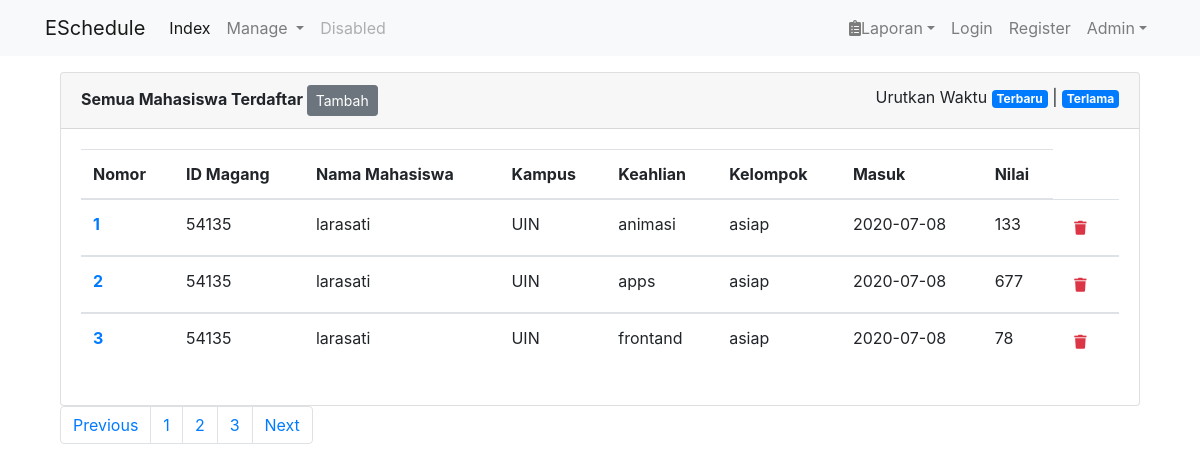
The page / on the database its author committed.
### tables this page shows
CREATE TABLE `tbl_mahasiswa` (
  `id_mahasiswa` int(20) NOT NULL,
  `id_kampus` int(20) NOT NULL,
  `nama_lengkapmahasiswa` varchar(50) NOT NULL,
  `nama_panggilanmahasiswa` varchar(20) NOT NULL,
  `NIM` int(15) NOT NULL,
  `tgl_mulai` date NOT NULL,
  `tgl_selesai` date NOT NULL,
  `jurusan_mahasiswa` varchar(30) NOT NULL,
  `file_fotomahasiswa` text NOT NULL,
  `nama_kelompok` varchar(30) NOT NULL,
  `no_hp` int(15) NOT NULL,
  `email` varchar(30) NOT NULL,
  `instagram` varchar(30) NOT NULL,
  `file_cv` text NOT NULL
);

CREATE TABLE `tbl_kampus` (
  `id_kampus` int(20) NOT NULL,
  `nama_kampus` varchar(30) NOT NULL,
  `kota_kampus` varchar(20) NOT NULL
);

CREATE TABLE `tbl_keahlian` (
  `id_keahlian` int(11) NOT NULL,
  `nama_keahlian` varchar(30) NOT NULL
);

CREATE TABLE `tbl_keahlianmahasiswa` (
  `id_keahlianmahasiswa` int(11) NOT NULL,
  `id_mahasiswa` int(11) NOT NULL,
  `id_keahlian` int(11) NOT NULL,
  `nilai` int(10) NOT NULL
);

### fungsi/fungsi-mahasiswa.php (called while the page is built)
<?php
function tampilMahasiswa()
{
    global $conn;
    $query = "SELECT mhs.id_mahasiswa,mhs.id_kampus,mhs.nama_lengkapmahasiswa,mhs.nama_lengkapmahasiswa,mhs.nama_kelompok,mhs.tgl_mulai,mhs.tgl_selesai,kmh.id_keahlian,kmh.nilai,kh.nama_keahlian,kps.nama_kampus FROM ((tbl_mahasiswa mhs LEFT JOIN tbl_keahlianmahasiswa kmh ON mhs.id_mahasiswa = kmh.id_mahasiswa) LEFT JOIN tbl_keahlian kh ON kmh.id_keahlian = kh.id_keahlian) LEFT JOIN tbl_kampus kps ON mhs.id_kampus = kps.id_kampus
    ";
    $res   = mysqli_query($conn, $query);
    $row   = [];
    while ($rows = mysqli_fetch_assoc($res)) {
        $row[] = $rows;
    }
    return $row;
}

### index.php (the view, shortened to what this page needs)
<!DOCTYPE html>
<html lang="en">
<head>
    <link href="assets/libs/bootstrap/css/bootstrap.min.css" rel="stylesheet" />
    <link rel="stylesheet" href="assets/css/app.css">
    <link rel="stylesheet" href="assets/libs/fontawesome/css/all.min.css">
</head>
<body>
    <nav class="navbar navbar-expand-md navbar-light fixed-top bg-light">
        <div class="container">
            <a class="navbar-brand" href="index.php">ESchedule</a>
            <div class="collapse navbar-collapse" id="navbarCollapse">
                <ul class="navbar-nav mr-auto">
                    <li class="nav-item active">
                        <a class="nav-link" href="index.php">Index <span class="sr-only">(current)</span></a>
                    </li>
                    <li class="nav-item dropdown">
                        <a class="nav-link dropdown-toggle" href="#" id="dropdown--1" data-toggle="dropdown" aria-haspopup="true" aria-expanded="false">Manage </a>
                    </li>
                    <li class="nav-item">
                        <a class="nav-link disabled" href="#" tabindex="-1" aria-disabled="true">Disabled</a>
                    </li>
                </ul>
                <ul class="navbar-nav">
                    <li class="nav-item dropdown">
                        <a href="#" class="nav-link dropdown-toggle" id="dropdown--2" data-toggle="dropdown" aria-haspopup="true" aria-expanded="false"><i class="fas fa-clipboard-list"></i>Laporan</a>
                    </li>
                    <li class="nav-item">
                        <a href="login.php" class="nav-link">Login</a>
                    </li>
                    <li class="nav-item">
                        <a href="register.php" class="nav-link">Register</a>
                    </li>
                    <li class="nav-item dropdown">
                        <a class="nav-link dropdown-toggle" href="#" id="dropdown--3" data-toggle="dropdown" aria-haspopup="true" aria-expanded="false">Admin</a>
                    </li>
                </ul>
            </div>
        </div>
    </nav>
    <main role="main" class="container">
        <div class="col-md-12">
            <div class="card">
                <div class="card-header">
                    <span><strong>Semua Mahasiswa Terdaftar </strong></span>
                    <a href="admin-mahasiswa-form.php" class="btn btn-sm btn-secondary">Tambah</a>
                    <span class="float-right">
                        Urutkan Waktu <a href="#" class="badge badge-primary">Terbaru</a> | <a href="#" class="badge badge-primary">Terlama</a>
                    </span>
                </div>
                <div class="card-body">
                    <table class="table">
                        <thead>
                            <tr>
                                <th>Nomor</th>
                                <th>ID Magang</th>
                                <th>Nama Mahasiswa</th>
                                <th>Kampus</th>
                                <th>Keahlian</th>
                                <th>Kelompok</th>
                                <th>Masuk</th>
                                <th>Nilai</th>
                            </tr>
                        </thead>
                        <?php
                        $no = 1;
                        $data = tampilMahasiswa();
                        ksort($data);
                        foreach ($data as $row) : ?>
                            <tbody>
                                <tr>
                                    <td>
                                        <a href=""><strong><?= $no++; ?></strong></a>
                                    </td>
                                    <td><?= $row['id_mahasiswa']; ?></td>
                                    <td><?= $row['nama_lengkapmahasiswa']; ?></td>
                                    <td><?= $row['nama_kampus']; ?></td>
                                    <td><?= $row['nama_keahlian']; ?></td>
                                    <td><?= $row['nama_kelompok']; ?></td>
                                    <td><?= $row['tgl_mulai']; ?></td>
                                    <td><?= $row['nilai']; ?></td>
                                    <td>
                                        <form action="#">
                                            <a href="#">
                                                <button class="btn btn-sm" type="submit" onclick="return confirm('Are You Sure?')">
                                                    <i class="fas fa-trash text-danger"></i>
                                                </button>
                                            </a>
                                        </form>
                                    </td>
                                </tr>
                            </tbody>
                        <?php endforeach; ?>
                    </table>
                </div>
            </div>
            <nav aria-label="Page navigation example">
                <ul class="pagination">
                    <li class="page-item"><a class="page-link" href="#">Previous</a></li>
                    <li class="page-item"><a class="page-link" href="#">1</a></li>
                    <li class="page-item"><a class="page-link" href="#">2</a></li>
                    <li class="page-item"><a class="page-link" href="#">3</a></li>
                    <li class="page-item"><a class="page-link" href="#">Next</a></li>
                </ul>
            </nav>
        </div>
    </main>
</body>
</html>

### assets/css/app.css (style rules this page uses)
body { min-height: 75rem; padding-top: 4.5rem; }

### rows shown on the page
tbl_mahasiswa: id_mahasiswa "54135", nama_lengkapmahasiswa "larasati", id_kampus.nama_kampus "UIN", tbl_keahlian.nama_keahlian "animasi", nama_kelompok "asiap", tgl_mulai "2020-07-08", tbl_keahlianmahasiswa.nilai "133", tbl_keahlian.nama_keahlian "apps", tbl_keahlianmahasiswa.nilai "677", tbl_keahlian.nama_keahlian "frontand", tbl_keahlianmahasiswa.nilai "78"
